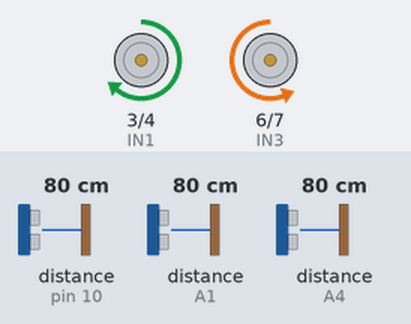
Recording of a sketch running on a simulated Arduino Uno, built with avr-gcc and run on an emulated ATmega328P. Shown: motor-driver pin pairs drawn as motors (green arrow = first pin HIGH = forward, orange = second pin HIGH = backward, longer = more drive, scaled by the enable pin). Wiring (inferred from the names in the program): 3 × ultrasonic range finder: trigger pin 8, echo pin 10 / trigger A0, echo A1 / trigger A2, echo A4. Inputs (shaded band) come from the test bench; at power-on: distance to the obstacle (sensors on pin 10, A4, A1) 80 cm. The echo pulse lasts 58.3 µs per cm; what the sketch prints to the serial monitor is not drawn.

Above: at 1.2 s.
1.3 s: distance to the obstacle (sensor on pin 10) set to 24 cm
4.3 s: distance to the obstacle (sensor on pin 10) set to 20 cm
At 4.46 s:
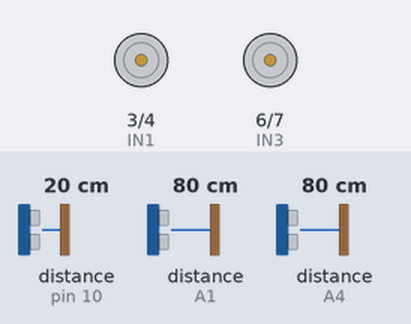
At 4.9 s:
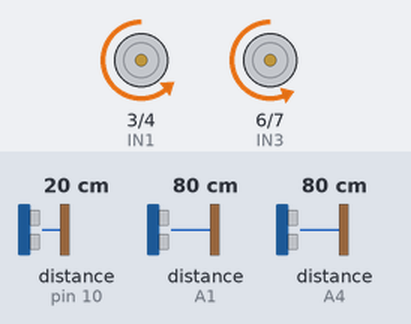
7.3 s: distance to the obstacle (sensor on A4) set to 23 cm
10.3 s: distance to the obstacle (sensor on A4) set to 19 cm
At 11.6 s:
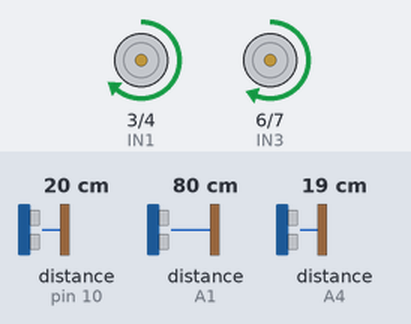
13.3 s: distance to the obstacle (sensor on A1) set to 23 cm
16.3 s: distance to the obstacle (sensor on A1) set to 19 cm
At 17.2 s:
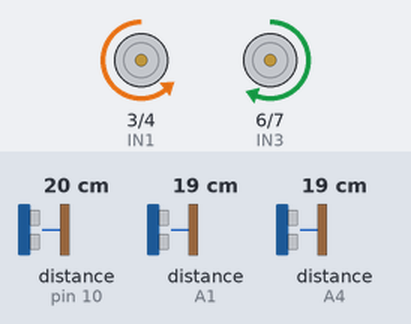
Timing chart, 0 to 20.3 s (numbered marks = the images above; inputs shaded):
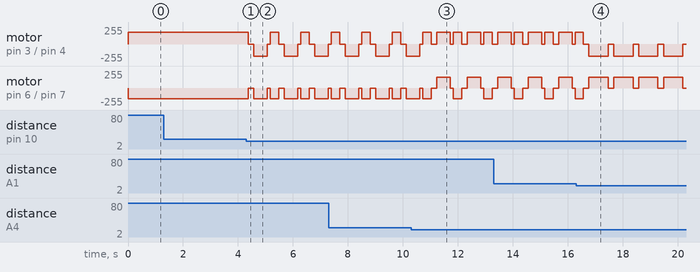

Measured:
- the behaviour switches between 22 and 21 cm on distance to the obstacle (sensor on pin 10) (found by bisection; images 0 and 1)
- the behaviour switches between 22 and 21 cm on distance to the obstacle (sensor on A4) (found by bisection; images 2 and 3)
- the behaviour switches between 22 and 21 cm on distance to the obstacle (sensor on A1) (found by bisection; images 3 and 4)
- after the input at 1.3 s, every drawn part: stays the same

The sketch:

main.ino
```cpp
// Motor Driver (L298N) pins
const int IN1 = 3, IN2 = 4, ENA = 5;   // Left motor
const int IN3 = 6, IN4 = 7, ENB = 9;   // Right motor

// Ultrasonic Sensors
// Front sensor
const int trigFront = 8;
const int echoFront = 10;
// Right sensor
const int trigRight = A0;
const int echoRight = A1;
// Left sensor
const int trigLeft = A2;
const int echoLeft = A4;

// Speed tuning (0-255)
int LEFT_PWM  = 180;
int RIGHT_PWM = 160;

// Setup
void setup() {
  pinMode(IN1, OUTPUT); pinMode(IN2, OUTPUT); pinMode(ENA, OUTPUT);
  pinMode(IN3, OUTPUT); pinMode(IN4, OUTPUT); pinMode(ENB, OUTPUT);

  pinMode(trigFront, OUTPUT); pinMode(echoFront, INPUT);
  pinMode(trigRight, OUTPUT); pinMode(echoRight, INPUT);
  pinMode(trigLeft, OUTPUT);  pinMode(echoLeft, INPUT);

  Serial.begin(9600);
}

// Distance Measurement
long getDistance(int trig, int echo) {
  digitalWrite(trig, LOW);
  delayMicroseconds(2);
  digitalWrite(trig, HIGH);
  delayMicroseconds(10);
  digitalWrite(trig, LOW);
  long duration = pulseIn(echo, HIGH, 20000); // timeout 20ms
  if (duration == 0) return 999;              // no echo -> treat as very far
  return duration * 0.034 / 2; // in cm
}

// Motor Movement Functions
void forward() {
  digitalWrite(IN1, HIGH); digitalWrite(IN2, LOW);   // Left forward
  digitalWrite(IN3, LOW);  digitalWrite(IN4, HIGH);  // Right forward
  analogWrite(ENA, LEFT_PWM);
  analogWrite(ENB, RIGHT_PWM);
}

void backward() {
  digitalWrite(IN1, LOW);  digitalWrite(IN2, HIGH);  // Left backward
  digitalWrite(IN3, HIGH); digitalWrite(IN4, LOW);   // Right backward
  analogWrite(ENA, LEFT_PWM);
  analogWrite(ENB, RIGHT_PWM);
}

// Pivot turn left
void turnLeft() {
  digitalWrite(IN1, LOW);  digitalWrite(IN2, HIGH);  // Left backward
  digitalWrite(IN3, LOW);  digitalWrite(IN4, HIGH);  // Right forward
  analogWrite(ENA, LEFT_PWM);
  analogWrite(ENB, RIGHT_PWM);
}

// Pivot turn right
void turnRight() {
  digitalWrite(IN1, HIGH); digitalWrite(IN2, LOW);   // Left forward
  digitalWrite(IN3, HIGH); digitalWrite(IN4, LOW);   // Right backward
  analogWrite(ENA, LEFT_PWM);
  analogWrite(ENB, RIGHT_PWM);
}

void stopMotors() {
  digitalWrite(IN1, LOW); digitalWrite(IN2, LOW);
  digitalWrite(IN3, LOW); digitalWrite(IN4, LOW);
  analogWrite(ENA, 0); analogWrite(ENB, 0);
}

// Main Loop
void loop() {
  long frontDist = getDistance(trigFront, echoFront);
  long leftDist  = getDistance(trigLeft, echoLeft);
  long rightDist = getDistance(trigRight, echoRight);

  Serial.print("Front: "); Serial.print(frontDist);
  Serial.print(" | Left: "); Serial.print(leftDist);
  Serial.print(" | Right: "); Serial.println(rightDist);

  if (frontDist > 20) {
    forward();   // path free → go straight
  }
  else {
    stopMotors();
    delay(200);

    if (leftDist > 20) {
      Serial.println("Turning LEFT");
      turnLeft();
      delay(500);   // turn duration
      stopMotors();
      delay(100);
      forward();    // move into the corridor
      delay(300);
    }
    else if (rightDist > 20) {
      Serial.println("Turning RIGHT");
      turnRight();
      delay(500);
      stopMotors();
      delay(100);
      forward();
      delay(300);
    }
    else {
      Serial.println("Both sides blocked → BACKWARD");
      backward();
      delay(700);
      stopMotors();
    }
  }
}
```
